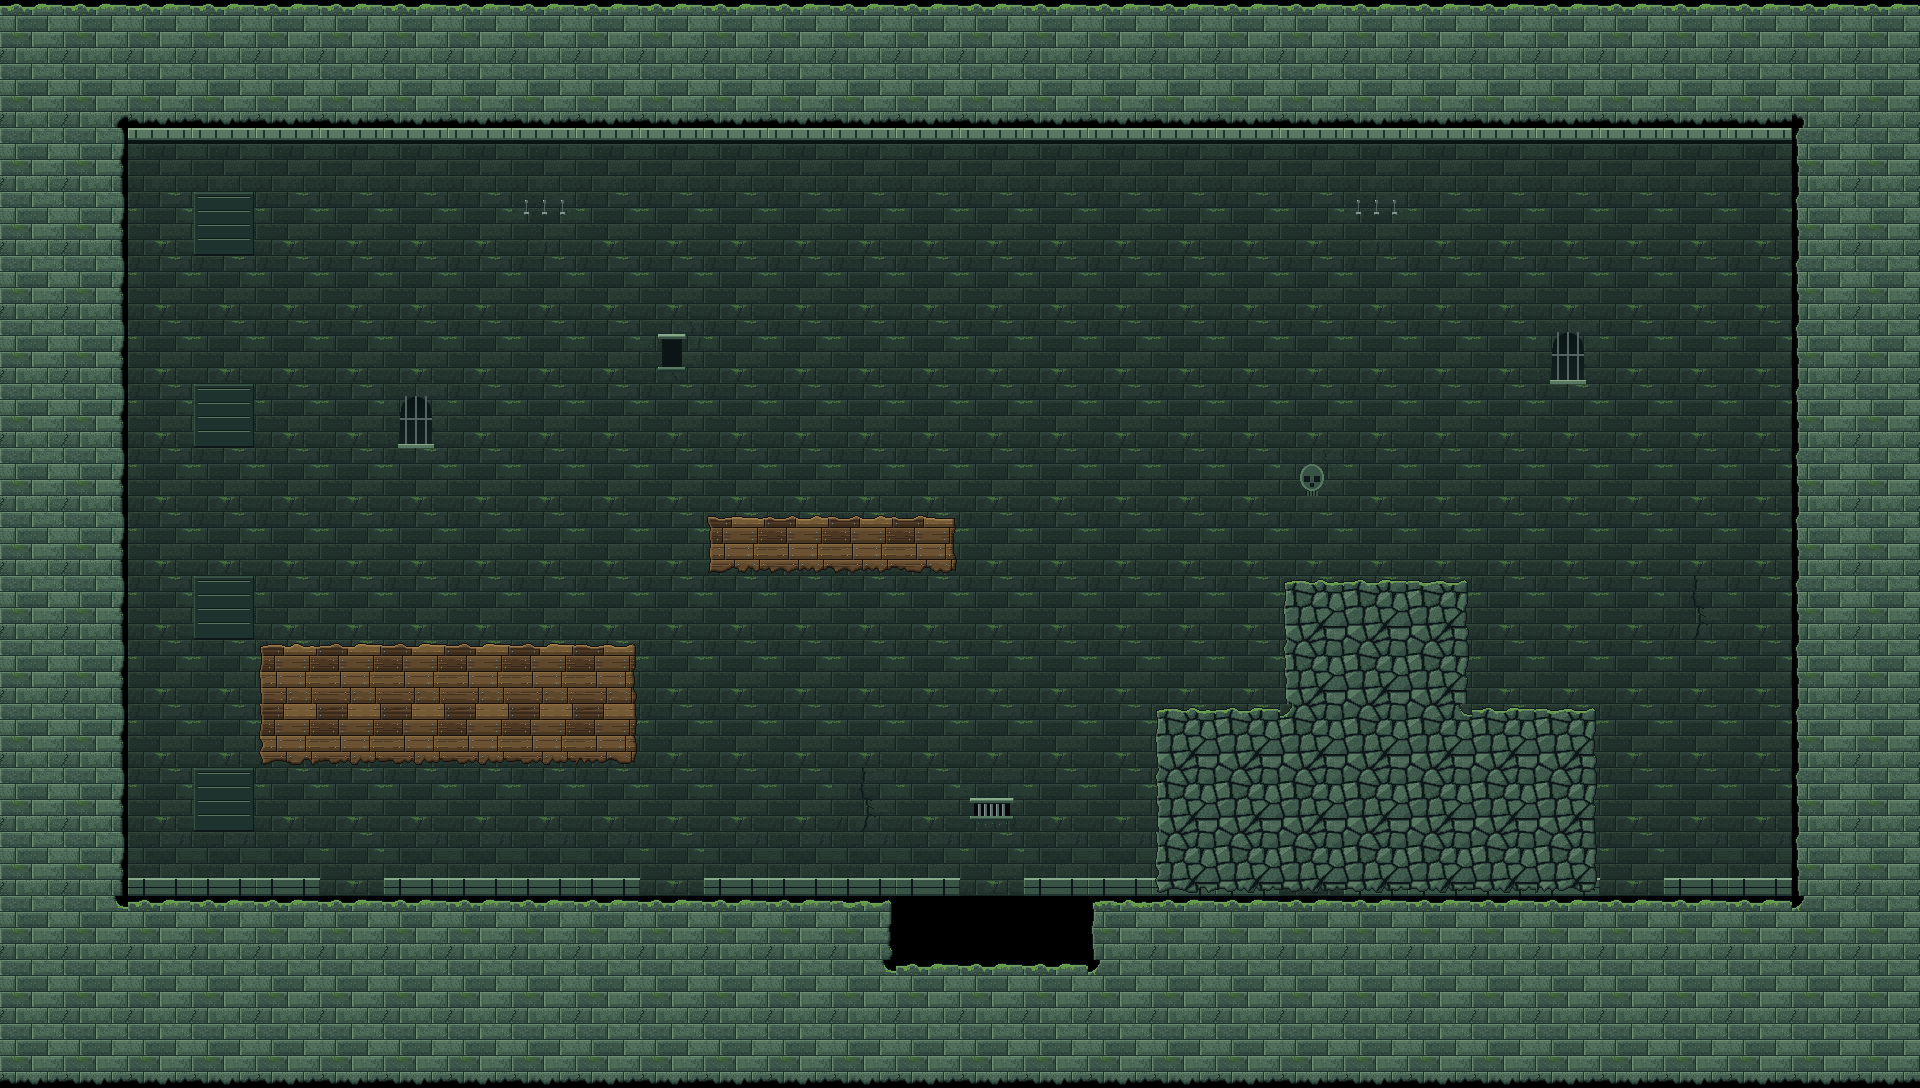

This game map was drawn from its Tiled (.tmx) file and the tilesets committed beside it. A one-line description and the full map source follow:
An orthogonal 30x17 tile map with 64x64 px tiles, 4 tile layers (back_walls, terrain_stone, terrain_wood, terrain_rock), 4 tilesets and 4 objects (player_spawn, exit_door, torch_here, pit_hazard).

<map version="1.10" tiledversion="1.10.2" orientation="orthogonal" renderorder="right-down" width="30" height="17" tilewidth="64" tileheight="64" infinite="0" nextlayerid="7" nextobjectid="5">
 <tileset firstgid="1" source="terrain_stone/mossy_stone.tsx" />
 <tileset firstgid="49" source="terrain_wood/mossy_wood.tsx" />
 <tileset firstgid="97" source="terrain_rock/mossy_rock.tsx" />
 <tileset firstgid="145" source="mossy_walls.tsx" />
 <layer id="1" name="back_walls" width="30" height="17">
  <data encoding="csv">
0,0,0,0,0,0,0,0,0,0,0,0,0,0,0,0,0,0,0,0,0,0,0,0,0,0,0,0,0,0,
0,0,0,0,0,0,0,0,0,0,0,0,0,0,0,0,0,0,0,0,0,0,0,0,0,0,0,0,0,0,
0,0,152,152,152,152,152,152,152,152,152,152,152,152,152,152,152,152,152,152,152,152,152,152,152,152,152,152,0,0,
0,0,145,148,145,145,145,145,155,145,145,145,145,145,145,145,145,145,145,145,145,155,145,145,145,145,145,145,0,0,
0,0,145,145,145,145,145,145,145,145,145,145,145,145,145,145,145,145,145,145,145,145,145,145,145,145,145,145,0,0,
0,0,145,145,145,145,145,145,145,145,150,145,145,145,145,145,145,145,145,145,145,145,145,145,146,145,145,145,0,0,
0,0,145,148,145,145,146,145,145,145,145,145,145,145,145,145,145,145,145,145,145,145,145,145,145,145,145,145,0,0,
0,0,145,145,145,145,145,145,145,145,145,145,145,145,145,145,145,145,145,145,154,145,145,145,145,145,145,145,0,0,
0,0,145,145,145,145,145,145,145,145,145,145,145,145,145,145,145,145,145,145,145,145,145,145,145,145,145,145,0,0,
0,0,145,148,145,145,145,145,145,145,145,145,145,145,145,145,145,145,145,145,145,145,145,145,145,145,149,145,0,0,
0,0,145,145,145,145,145,145,145,145,145,145,145,145,145,145,145,145,145,145,145,145,145,145,145,145,145,145,0,0,
0,0,145,145,145,145,145,145,145,145,145,145,145,145,145,145,145,145,145,145,145,145,145,145,145,145,145,145,0,0,
0,0,145,148,145,145,145,145,145,145,145,145,145,149,145,147,145,145,145,145,145,145,145,145,145,145,145,145,0,0,
0,0,153,153,153,145,153,153,153,153,145,153,153,153,153,145,153,153,153,153,145,153,153,153,153,145,153,153,0,0,
0,0,0,0,0,0,0,0,0,0,0,0,0,0,0,0,0,0,0,0,0,0,0,0,0,0,0,0,0,0,
0,0,0,0,0,0,0,0,0,0,0,0,0,0,0,0,0,0,0,0,0,0,0,0,0,0,0,0,0,0,
0,0,0,0,0,0,0,0,0,0,0,0,0,0,0,0,0,0,0,0,0,0,0,0,0,0,0,0,0,0
</data>
 </layer>
 <layer id="2" name="terrain_stone" width="30" height="17">
  <data encoding="csv">
32,32,32,32,32,32,32,32,32,32,32,32,32,32,32,32,32,32,32,32,32,32,32,32,32,32,32,32,32,32,
47,45,37,37,37,37,37,37,37,37,37,37,37,37,37,37,37,37,37,37,37,37,37,37,37,37,37,37,42,47,
47,43,0,0,0,0,0,0,0,0,0,0,0,0,0,0,0,0,0,0,0,0,0,0,0,0,0,0,13,47,
47,43,0,0,0,0,0,0,0,0,0,0,0,0,0,0,0,0,0,0,0,0,0,0,0,0,0,0,13,47,
47,43,0,0,0,0,0,0,0,0,0,0,0,0,0,0,0,0,0,0,0,0,0,0,0,0,0,0,13,47,
47,43,0,0,0,0,0,0,0,0,0,0,0,0,0,0,0,0,0,0,0,0,0,0,0,0,0,0,13,47,
47,43,0,0,0,0,0,0,0,0,0,0,0,0,0,0,0,0,0,0,0,0,0,0,0,0,0,0,13,47,
47,43,0,0,0,0,0,0,0,0,0,0,0,0,0,0,0,0,0,0,0,0,0,0,0,0,0,0,13,47,
47,43,0,0,0,0,0,0,0,0,0,0,0,0,0,0,0,0,0,0,0,0,0,0,0,0,0,0,13,47,
47,43,0,0,0,0,0,0,0,0,0,0,0,0,0,0,0,0,0,0,0,0,0,0,0,0,0,0,13,47,
47,43,0,0,0,0,0,0,0,0,0,0,0,0,0,0,0,0,0,0,0,0,0,0,0,0,0,0,13,47,
47,43,0,0,0,0,0,0,0,0,0,0,0,0,0,0,0,0,0,0,0,0,0,0,0,0,0,0,13,47,
47,43,0,0,0,0,0,0,0,0,0,0,0,0,0,0,0,0,0,0,0,0,0,0,0,0,0,0,13,47,
47,43,0,0,0,0,0,0,0,0,0,0,0,0,0,0,0,0,0,0,0,0,0,0,0,0,0,0,13,47,
47,46,32,32,32,32,32,32,32,32,32,32,32,27,0,0,0,11,32,32,32,32,32,32,32,32,32,32,34,47,
47,47,47,47,47,47,47,47,47,47,47,47,47,46,32,32,32,34,47,47,47,47,47,47,47,47,47,47,47,47,
37,37,37,37,37,37,37,37,37,37,37,37,37,37,37,37,37,37,37,37,37,37,37,37,37,37,37,37,37,37
</data>
 </layer>
 <layer id="3" name="terrain_wood" width="30" height="17">
  <data encoding="csv">
0,0,0,0,0,0,0,0,0,0,0,0,0,0,0,0,0,0,0,0,0,0,0,0,0,0,0,0,0,0,
0,0,0,0,0,0,0,0,0,0,0,0,0,0,0,0,0,0,0,0,0,0,0,0,0,0,0,0,0,0,
0,0,0,0,0,0,0,0,0,0,0,0,0,0,0,0,0,0,0,0,0,0,0,0,0,0,0,0,0,0,
0,0,0,0,0,0,0,0,0,0,0,0,0,0,0,0,0,0,0,0,0,0,0,0,0,0,0,0,0,0,
0,0,0,0,0,0,0,0,0,0,0,0,0,0,0,0,0,0,0,0,0,0,0,0,0,0,0,0,0,0,
0,0,0,0,0,0,0,0,0,0,0,0,0,0,0,0,0,0,0,0,0,0,0,0,0,0,0,0,0,0,
0,0,0,0,0,0,0,0,0,0,0,0,0,0,0,0,0,0,0,0,0,0,0,0,0,0,0,0,0,0,
0,0,0,0,0,0,0,0,0,0,0,0,0,0,0,0,0,0,0,0,0,0,0,0,0,0,0,0,0,0,
0,0,0,0,0,0,0,0,0,0,0,51,64,64,62,0,0,0,0,0,0,0,0,0,0,0,0,0,0,0,
0,0,0,0,0,0,0,0,0,0,0,0,0,0,0,0,0,0,0,0,0,0,0,0,0,0,0,0,0,0,
0,0,0,0,59,80,80,80,80,75,0,0,0,0,0,0,0,0,0,0,0,0,0,0,0,0,0,0,0,0,
0,0,0,0,53,85,85,85,85,83,0,0,0,0,0,0,0,0,0,0,0,0,0,0,0,0,0,0,0,0,
0,0,0,0,0,0,0,0,0,0,0,0,0,0,0,0,0,0,0,0,0,0,0,0,0,0,0,0,0,0,
0,0,0,0,0,0,0,0,0,0,0,0,0,0,0,0,0,0,0,0,0,0,0,0,0,0,0,0,0,0,
0,0,0,0,0,0,0,0,0,0,0,0,0,0,0,0,0,0,0,0,0,0,0,0,0,0,0,0,0,0,
0,0,0,0,0,0,0,0,0,0,0,0,0,0,0,0,0,0,0,0,0,0,0,0,0,0,0,0,0,0,
0,0,0,0,0,0,0,0,0,0,0,0,0,0,0,0,0,0,0,0,0,0,0,0,0,0,0,0,0,0
</data>
 </layer>
 <layer id="4" name="terrain_rock" width="30" height="17">
  <data encoding="csv">
0,0,0,0,0,0,0,0,0,0,0,0,0,0,0,0,0,0,0,0,0,0,0,0,0,0,0,0,0,0,
0,0,0,0,0,0,0,0,0,0,0,0,0,0,0,0,0,0,0,0,0,0,0,0,0,0,0,0,0,0,
0,0,0,0,0,0,0,0,0,0,0,0,0,0,0,0,0,0,0,0,0,0,0,0,0,0,0,0,0,0,
0,0,0,0,0,0,0,0,0,0,0,0,0,0,0,0,0,0,0,0,0,0,0,0,0,0,0,0,0,0,
0,0,0,0,0,0,0,0,0,0,0,0,0,0,0,0,0,0,0,0,0,0,0,0,0,0,0,0,0,0,
0,0,0,0,0,0,0,0,0,0,0,0,0,0,0,0,0,0,0,0,0,0,0,0,0,0,0,0,0,0,
0,0,0,0,0,0,0,0,0,0,0,0,0,0,0,0,0,0,0,0,0,0,0,0,0,0,0,0,0,0,
0,0,0,0,0,0,0,0,0,0,0,0,0,0,0,0,0,0,0,0,0,0,0,0,0,0,0,0,0,0,
0,0,0,0,0,0,0,0,0,0,0,0,0,0,0,0,0,0,0,0,0,0,0,0,0,0,0,0,0,0,
0,0,0,0,0,0,0,0,0,0,0,0,0,0,0,0,0,0,0,0,107,128,123,0,0,0,0,0,0,0,
0,0,0,0,0,0,0,0,0,0,0,0,0,0,0,0,0,0,0,0,109,143,139,0,0,0,0,0,0,0,
0,0,0,0,0,0,0,0,0,0,0,0,0,0,0,0,0,0,107,128,130,143,142,128,123,0,0,0,0,0,
0,0,0,0,0,0,0,0,0,0,0,0,0,0,0,0,0,0,109,143,143,143,143,143,139,0,0,0,0,0,
0,0,0,0,0,0,0,0,0,0,0,0,0,0,0,0,0,0,101,133,133,133,133,133,131,0,0,0,0,0,
0,0,0,0,0,0,0,0,0,0,0,0,0,0,0,0,0,0,0,0,0,0,0,0,0,0,0,0,0,0,
0,0,0,0,0,0,0,0,0,0,0,0,0,0,0,0,0,0,0,0,0,0,0,0,0,0,0,0,0,0,
0,0,0,0,0,0,0,0,0,0,0,0,0,0,0,0,0,0,0,0,0,0,0,0,0,0,0,0,0,0
</data>
 </layer>
 <objectgroup id="5" name="markers">
  <object id="1" name="player_spawn" x="192" y="832"><point /></object>
  <object id="2" name="exit_door" x="1664" y="896"><point /></object>
  <object id="3" name="torch_here" x="320" y="320"><point /></object>
  <object id="4" name="pit_hazard" x="896" y="896"><point /></object>
 </objectgroup>
</map>
